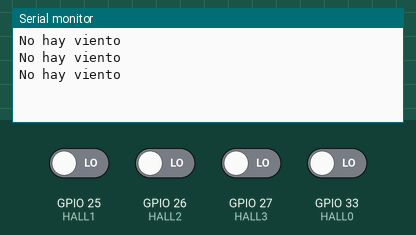
The sketch below on a simulated ESP32. Shown: the last lines printed to the serial monitor. Inputs (shaded band) come from the test bench; at power-on: GPIO 25 (HALL1), GPIO 26 (HALL2), GPIO 27 (HALL3), GPIO 33 (HALL0) LOW.

Above: at 2.8 s.
2.9 s: GPIO 27 (HALL3) driven HIGH
At 3.8 s:
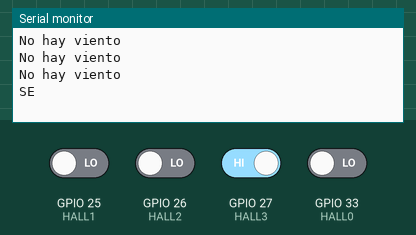
5.5 s: GPIO 26 (HALL2) driven HIGH
At 6.5 s:
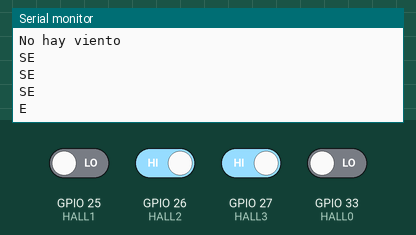
8.5 s: GPIO 25 (HALL1) driven HIGH and GPIO 27 (HALL3) driven LOW
At 9.8 s:
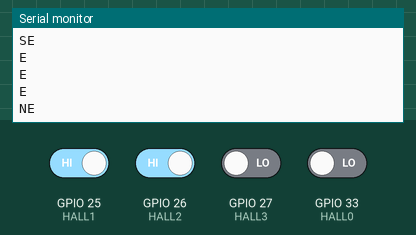
11.5 s: GPIO 26 (HALL2) driven LOW and GPIO 33 (HALL0) driven HIGH
At 12.8 s:
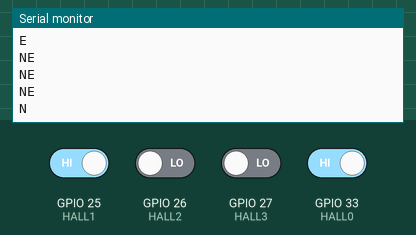
14.5 s: GPIO 25 (HALL1) driven LOW
At 15.8 s:
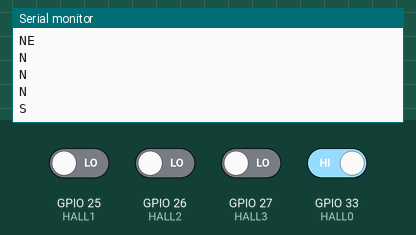
17.5 s: GPIO 27 (HALL3) driven HIGH
At 18.8 s:
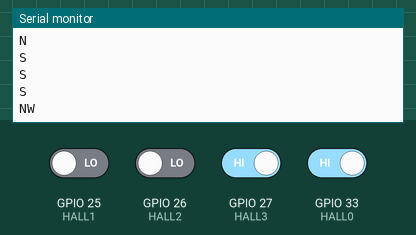

Measured:
- after the input at 2.9 s, the serial monitor: prints a new line after 0.10 s (image 1)
- after the input at 5.5 s, the serial monitor: prints a new line after 0.50 s (image 2)
- after the input at 8.5 s, the serial monitor: prints a new line after 0.50 s (image 3)
- after the input at 11.5 s, the serial monitor: prints a new line after 0.50 s (image 4)
- after the input at 14.5 s, the serial monitor: prints a new line after 0.50 s (image 5)
- after the input at 17.5 s, the serial monitor: prints a new line after 0.50 s (image 6)

The sketch:

sketch_feb25b.ino
```cpp
#define HALL0 33
#define HALL1 25
#define HALL2 26
#define HALL3 27

void setup() {
  Serial.begin(9600);
  // Initialize the HALL sensors
  pinMode(HALL0, INPUT);
  pinMode(HALL1, INPUT);
  pinMode(HALL2, INPUT);
  pinMode(HALL3, INPUT);
}

void loop() {
  // Read the HALL sensors
  int hall0 = digitalRead(HALL0);
  int hall1 = digitalRead(HALL1);
  int hall2 = digitalRead(HALL2);
  int hall3 = digitalRead(HALL3);
  // Calculate the direction with the HALL sensors
  if (hall0 == 1 && hall1 == 1 && hall2 == 0 && hall3 == 0) {
    Serial.println("N");
  } else if (hall0 == 0 && hall1 == 1 && hall2 == 1 && hall3 == 0) {
    Serial.println("NE");
  } else if (hall0 == 0 && hall1 == 0 && hall2 == 1 && hall3 == 1) {
    Serial.println("E");
  } else if (hall0 == 0 && hall1 == 0 && hall2 == 0 && hall3 == 1) {
    Serial.println("SE");
  }
    else if (hall0 == 1 && hall1 == 0 && hall2 == 0 && hall3 == 0) {
        Serial.println("S");
    } else if (hall0 == 1 && hall1 == 1 && hall2 == 0 && hall3 == 0) {
        Serial.println("SW");
    } else if (hall0 == 1 && hall1 == 0 && hall2 == 0 && hall3 == 0) {
        Serial.println("W");
    } else if (hall0 == 1 && hall1 == 0 && hall2 == 0 && hall3 == 1) {
        Serial.println("NW");
    } else {
        Serial.println("No hay viento");
    }
  delay(1000);
}
```
